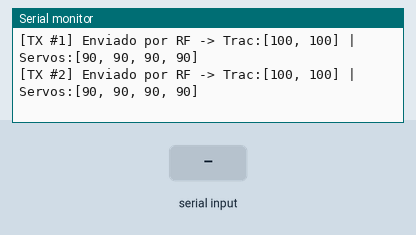
Recording of a sketch running on a simulated ESP32-C3. Parts: the last lines printed to the serial monitor. The inputs (shaded band) are chosen by the test bench. No radio packets arrive unless stated.

Above: at 2.2 s.
2.3 s: "w\n" received over Serial
At 2.9 s:
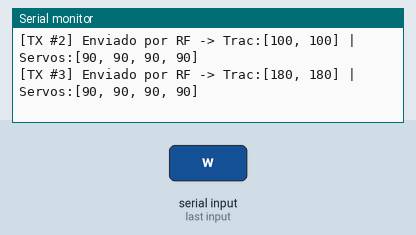
3.8 s: "W\n" received over Serial
At 11.22 s:
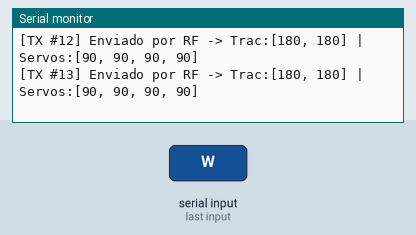
Timing chart, 0 to 11.3 s (numbered marks = the images above; inputs shaded):
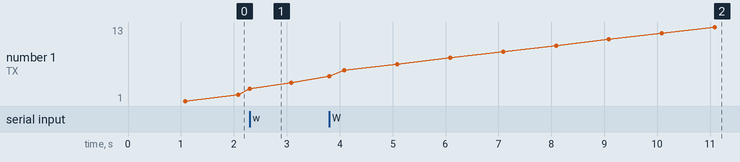

The sketch:

Test_RF_Transmisor_ESP32C3.ino
```cpp
/*
 * =====================================================================================
 *  TEST RF TRANSMISOR — ESP32-C3 (COM4)
 *  Rover Lunar V2.0 — Emision periodica e interactiva para diagnostico de enlace RF
 * =====================================================================================
 *  Hardware: ESP32-C3 SuperMini / LOLIN C3 Mini + NRF24L01+
 *
 *  CONEXIONADO DE PINES:
 *    - NRF24 VCC:  3.3V (¡NUNCA 5V! Con capacitor 10uF a 100uF entre VCC y GND)
 *    - NRF24 GND:  GND comun
 *    - NRF24 CE:   GPIO 4
 *    - NRF24 CSN:  GPIO 7
 *    - NRF24 SCK:  GPIO 6
 *    - NRF24 MOSI: GPIO 3
 *    - NRF24 MISO: GPIO 5
 * =====================================================================================
 */

#include <Arduino.h>
#include <SPI.h>
#include <RF24.h>

#define PIN_RF_CE   4
#define PIN_RF_CSN  7

RF24 radio(PIN_RF_CE, PIN_RF_CSN);
const byte DIRECCION_RF[6] = "ROVER";

// Estructura oficial de 8 bytes empaquetados
struct __attribute__((packed)) PaqueteControl {
  int16_t traccion_izq;  // -255 a 255
  int16_t traccion_der;  // -255 a 255
  uint8_t angulo_s1;     // 10 a 170
  uint8_t angulo_s2;     // 10 a 170
  uint8_t angulo_s3;     // 10 a 170
  uint8_t angulo_s4;     // 10 a 170
};

PaqueteControl datosEnvio = {100, 100, 90, 90, 90, 90};

unsigned long totalEnvios = 0;
unsigned long ultimoEnvio = 0;
const unsigned long INTERVALO_ENVIO_MS = 1000;
const uint8_t CANAL_RF = 108;
bool envioAutomatico = true;

void imprimirConfiguracion() {
  Serial.println();
  Serial.println("=======================================================");
  Serial.println("   DIAGNOSTICO RF TRANSMISOR - ESP32-C3 (COM4)");
  Serial.println("=======================================================");
  Serial.print("   Chip NRF24 detectado: ");
  if (radio.isChipConnected()) {
    Serial.println("SI (Comunicacion SPI correcta)");
  } else {
    Serial.println("NO (ERROR: Revisar cables SPI GPIO 3,4,5,6,7 y 3.3V)");
  }
  Serial.print("   Canal RF:             "); Serial.print(CANAL_RF); Serial.println(" (2.508 GHz)");
  Serial.println("   Velocidad de datos:   250 KBPS");
  Serial.println("   Potencia PA:          RF24_PA_MAX");
  Serial.println("   Auto-ACK:             DESHABILITADO (Streaming continuo)");
  Serial.print("   Tamano de payload:    "); Serial.print(sizeof(PaqueteControl)); Serial.println(" bytes");
  Serial.println("   Pipe de transmision:  \"ROVER\"");
  Serial.println("-------------------------------------------------------");
  Serial.println("Comandos por teclado en Monitor Serie (115200 baudios):");
  Serial.println("   'w' -> Avance adelante (Trac 180, Servos 90)");
  Serial.println("   's' -> Reversa (Trac -180, Servos 90)");
  Serial.println("   'a' -> Giro izquierda (Trac 120, Servos 120)");
  Serial.println("   'd' -> Giro derecha (Trac 120, Servos 60)");
  Serial.println("   'x' -> Parada (Trac 0, Servos 90)");
  Serial.println("   'm' -> Alternar envio automatico 1 Hz (ON/OFF)");
  Serial.println("   '?' -> Reimprimir esta configuracion");
  Serial.println("=======================================================");
  Serial.println();
}

void enviarTrama() {
  totalEnvios++;
  radio.write(&datosEnvio, sizeof(datosEnvio));

  Serial.print("[TX #");
  Serial.print(totalEnvios);
  Serial.print("] Enviado por RF -> Trac:[");
  Serial.print(datosEnvio.traccion_izq);
  Serial.print(", ");
  Serial.print(datosEnvio.traccion_der);
  Serial.print("] | Servos:[");
  Serial.print(datosEnvio.angulo_s1);
  Serial.print(", ");
  Serial.print(datosEnvio.angulo_s2);
  Serial.print(", ");
  Serial.print(datosEnvio.angulo_s3);
  Serial.print(", ");
  Serial.print(datosEnvio.angulo_s4);
  Serial.println("]");
}

void setup() {
  Serial.begin(115200);
  delay(1000);

  // Inicializacion del bus SPI hardware en ESP32-C3
  // SCK: 6, MISO: 5, MOSI: 3, SS: 7
  SPI.begin(6, 5, 3, 7);

  if (!radio.begin()) {
    Serial.println("[ERROR] radio.begin() fallo en ESP32-C3.");
    Serial.println("[CHECK] Verifica: GPIO4(CE), GPIO7(CSN), GPIO6(SCK), GPIO3(MOSI), GPIO5(MISO) y 3.3V.");
  } else {
    radio.setPayloadSize(sizeof(PaqueteControl));
    radio.setPALevel(RF24_PA_MAX);
    radio.setDataRate(RF24_250KBPS);
    radio.setChannel(CANAL_RF);
    radio.setAutoAck(false);
    radio.openWritingPipe(DIRECCION_RF);
    radio.stopListening();
  }

  imprimirConfiguracion();
}

void loop() {
  if (envioAutomatico && (millis() - ultimoEnvio >= INTERVALO_ENVIO_MS)) {
    ultimoEnvio = millis();
    enviarTrama();
  }

  if (Serial.available()) {
    char c = Serial.read();
    if (c == '\r' || c == '\n') return;

    if (c == 'w' || c == 'W') {
      datosEnvio.traccion_izq = 180;
      datosEnvio.traccion_der = 180;
      datosEnvio.angulo_s1 = 90;
      datosEnvio.angulo_s2 = 90;
      datosEnvio.angulo_s3 = 90;
      datosEnvio.angulo_s4 = 90;
      enviarTrama();
    } else if (c == 's' || c == 'S') {
      datosEnvio.traccion_izq = -180;
      datosEnvio.traccion_der = -180;
      datosEnvio.angulo_s1 = 90;
      datosEnvio.angulo_s2 = 90;
      datosEnvio.angulo_s3 = 90;
      datosEnvio.angulo_s4 = 90;
      enviarTrama();
    } else if (c == 'a' || c == 'A') {
      datosEnvio.traccion_izq = 120;
      datosEnvio.traccion_der = 120;
      datosEnvio.angulo_s1 = 120;
      datosEnvio.angulo_s2 = 120;
      datosEnvio.angulo_s3 = 120;
      datosEnvio.angulo_s4 = 120;
      enviarTrama();
    } else if (c == 'd' || c == 'D') {
      datosEnvio.traccion_izq = 120;
      datosEnvio.traccion_der = 120;
      datosEnvio.angulo_s1 = 60;
      datosEnvio.angulo_s2 = 60;
      datosEnvio.angulo_s3 = 60;
      datosEnvio.angulo_s4 = 60;
      enviarTrama();
    } else if (c == 'x' || c == 'X') {
      datosEnvio.traccion_izq = 0;
      datosEnvio.traccion_der = 0;
      datosEnvio.angulo_s1 = 90;
      datosEnvio.angulo_s2 = 90;
      datosEnvio.angulo_s3 = 90;
      datosEnvio.angulo_s4 = 90;
      enviarTrama();
    } else if (c == 'm' || c == 'M') {
      envioAutomatico = !envioAutomatico;
      Serial.print("[CONFIG] Envio automatico 1 Hz: ");
      Serial.println(envioAutomatico ? "ACTIVADO" : "DESACTIVADO");
    } else if (c == '?' || c == 'h' || c == 'H') {
      imprimirConfiguracion();
    }
  }
}
```

Measured:
- after the input at 2.3 s, the serial monitor: prints a new line at once (image 1)
- after the input at 3.8 s, the serial monitor: prints a new line after 7.3 s (image 2)
- plotted number 1: 4 → 13 after the input at 3.8 s
